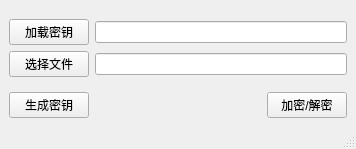
<?xml version="1.0" encoding="UTF-8"?>
<ui version="4.0">
 <class>MainWindow</class>
 <widget class="QMainWindow" name="MainWindow">
  <property name="geometry">
   <rect>
    <x>0</x>
    <y>0</y>
    <width>356</width>
    <height>149</height>
   </rect>
  </property>
  <property name="maximumSize">
   <size>
    <width>356</width>
    <height>149</height>
   </size>
  </property>
  <property name="windowTitle">
   <string>MainWindow</string>
  </property>
  <widget class="QWidget" name="centralwidget">
   <layout class="QVBoxLayout" name="verticalLayout">
    <item>
     <spacer name="verticalSpacer_2">
      <property name="orientation">
       <enum>Qt::Vertical</enum>
      </property>
      <property name="sizeHint" stdset="0">
       <size>
        <width>20</width>
        <height>2</height>
       </size>
      </property>
     </spacer>
    </item>
    <item>
     <layout class="QHBoxLayout" name="horizontalLayout">
      <item>
       <widget class="QPushButton" name="load_key_pushButton">
        <property name="text">
         <string>加载密钥</string>
        </property>
       </widget>
      </item>
      <item>
       <widget class="QLineEdit" name="key_lineEdit">
        <property name="enabled">
         <bool>true</bool>
        </property>
        <property name="readOnly">
         <bool>true</bool>
        </property>
       </widget>
      </item>
     </layout>
    </item>
    <item>
     <layout class="QHBoxLayout" name="horizontalLayout_2">
      <item>
       <widget class="QPushButton" name="load_file_pushButton">
        <property name="text">
         <string>选择文件</string>
        </property>
       </widget>
      </item>
      <item>
       <widget class="QLineEdit" name="file_lineEdit">
        <property name="enabled">
         <bool>true</bool>
        </property>
        <property name="readOnly">
         <bool>true</bool>
        </property>
       </widget>
      </item>
     </layout>
    </item>
    <item>
     <spacer name="verticalSpacer">
      <property name="orientation">
       <enum>Qt::Vertical</enum>
      </property>
      <property name="sizeHint" stdset="0">
       <size>
        <width>20</width>
        <height>2</height>
       </size>
      </property>
     </spacer>
    </item>
    <item>
     <layout class="QHBoxLayout" name="horizontalLayout_3">
      <item>
       <widget class="QPushButton" name="generate_key_pushButton">
        <property name="text">
         <string>生成密钥</string>
        </property>
       </widget>
      </item>
      <item>
       <spacer name="horizontalSpacer">
        <property name="orientation">
         <enum>Qt::Horizontal</enum>
        </property>
        <property name="sizeHint" stdset="0">
         <size>
          <width>40</width>
          <height>20</height>
         </size>
        </property>
       </spacer>
      </item>
      <item>
       <widget class="QPushButton" name="crpty_pushButton">
        <property name="text">
         <string>加密/解密</string>
        </property>
       </widget>
      </item>
     </layout>
    </item>
   </layout>
  </widget>
  <widget class="QStatusBar" name="statusbar"/>
 </widget>
 <resources/>
 <connections/>
</ui>
